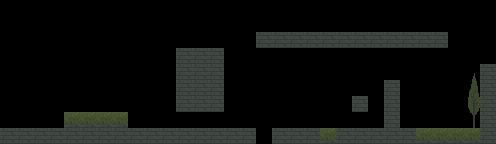

This game map was drawn from its Tiled (.tmx) file and the tilesets committed beside it. A one-line description and the full map source follow:
An orthogonal 31x9 tile map with 16x16 px tiles, 2 tile layers (Ground, Background) and 2 objects.

<map version="1.0" orientation="orthogonal" renderorder="right-down" width="31" height="9" tilewidth="16" tileheight="16" nextobjectid="1">
 <tileset firstgid="1" name="platformerAssets1" tilewidth="16" tileheight="16" tilecount="35" columns="7">
  <image source="Art/platformerAssets1.png" width="112" height="80" />
  <terraintypes>
   <terrain name="main" tile="-1" />
  </terraintypes>
  <tile id="5">
   <objectgroup draworder="index">
    <object id="1" x="0.125" y="0" width="15.75" height="16" />
   </objectgroup>
  </tile>
  <tile id="11" terrain=",,0,">
   <objectgroup draworder="index">
    <object id="1" x="-0.545455" y="-0.363636" width="16.5455" height="16.5455" />
   </objectgroup>
  </tile>
  <tile id="27" terrain=",,,0" />
 </tileset>
 <layer name="Ground" width="31" height="9">
  <data encoding="csv">
0,0,0,0,0,0,0,0,0,0,0,0,0,0,0,0,0,0,0,0,0,0,0,0,0,0,0,0,0,0,0,
0,0,0,0,0,0,0,0,0,0,0,0,0,0,0,0,0,0,0,0,0,0,0,0,0,0,0,0,0,0,0,
0,0,0,0,0,0,0,0,0,0,0,0,0,0,0,0,12,12,12,12,12,12,12,12,12,12,12,12,0,0,0,
0,0,0,0,0,0,0,0,0,0,0,12,12,12,0,0,0,0,0,0,0,0,0,0,0,0,0,0,0,0,0,
0,0,0,0,0,0,0,0,0,0,0,12,12,12,0,0,0,0,0,0,0,0,0,0,0,0,0,0,0,8,12,
0,0,0,0,0,0,0,0,0,0,0,12,12,12,0,0,0,0,0,0,0,0,0,0,12,0,0,0,0,15,12,
0,0,0,0,0,0,0,0,0,0,0,12,12,12,0,0,0,0,0,0,0,0,12,0,12,0,0,0,0,22,12,
0,0,0,0,6,6,6,6,0,0,0,0,0,0,0,0,0,0,0,0,0,0,0,0,12,0,0,0,0,29,12,
12,12,12,12,12,12,12,12,12,12,12,12,12,12,12,12,0,12,12,12,6,12,12,12,12,12,6,6,6,6,12
</data>
 </layer>
 <layer name="Background" width="31" height="9">
  <data encoding="csv">
0,0,0,0,0,0,0,0,0,0,0,0,0,0,0,0,0,0,0,0,0,0,0,0,0,0,0,0,0,0,0,
0,0,0,0,0,0,0,0,0,0,0,0,0,0,0,0,0,0,0,0,0,0,0,0,0,0,0,0,0,0,0,
0,0,0,0,0,0,0,0,0,0,0,0,0,0,0,0,0,0,0,0,0,0,0,0,0,0,0,0,0,0,0,
0,0,0,0,0,0,0,0,0,0,0,0,0,0,0,0,0,0,0,0,0,0,0,0,0,0,0,0,0,0,0,
0,0,0,0,0,0,0,0,0,0,0,0,0,0,0,0,0,0,0,0,0,0,0,0,0,0,0,0,0,0,0,
0,0,0,0,0,0,0,0,0,0,0,0,0,0,0,0,0,0,0,0,0,0,0,0,0,0,0,0,0,0,0,
0,0,0,0,0,0,0,0,0,0,0,0,0,0,0,0,0,0,0,0,0,0,0,0,0,0,0,0,0,0,0,
0,0,0,0,0,0,0,0,0,0,0,0,0,0,0,0,0,0,0,0,0,0,0,0,0,0,0,0,0,0,0,
0,0,0,0,0,0,0,0,0,0,0,0,0,0,0,0,0,0,0,0,0,0,0,0,0,0,0,0,0,0,0
</data>
 </layer>
</map>
